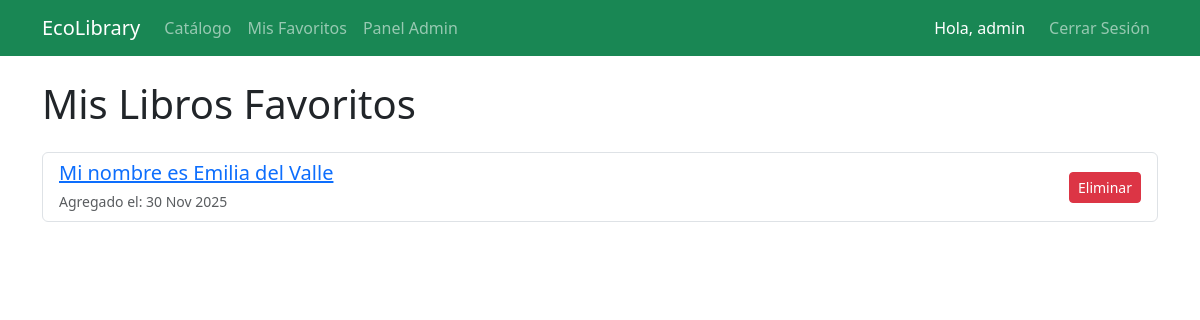
The app's page /favoritos/ (signed in) with its own data.
### core/models.py (models this page shows, shortened)
class Favorito(models.Model):
    usuario = models.ForeignKey(User, on_delete=models.CASCADE)
    libro = models.ForeignKey(Libro, on_delete=models.CASCADE)
    fecha_agregado = models.DateTimeField(auto_now_add=True)
    class Meta:
        unique_together = ('usuario', 'libro')
        verbose_name = "Favorito"
        verbose_name_plural = "Favoritos"

class Libro(models.Model):
    titulo = models.CharField(max_length=200)
    autor = models.CharField(max_length=100)
    descripcion = models.TextField(verbose_name="Descripción breve")
    categoria = models.CharField(max_length=100)
    anio_publicacion = models.PositiveIntegerField(verbose_name="Año de publicación")
    imagen = models.ImageField(upload_to='covers/', blank=True, null=True, verbose_name="Portada del Libro")

### core/views.py (the view)
# urls.py: path('favoritos/', views.FavoritoListView.as_view(), name='lista_favoritos'),
@method_decorator(login_required, name='dispatch')
class FavoritoListView(ListView):
    model = Favorito
    template_name = 'core/lista_favoritos.html'
    context_object_name = 'favoritos'
    def get_queryset(self):
        return Favorito.objects.filter(usuario=self.request.user).select_related('libro')

### core/templates/core/lista_favoritos.html (shortened to what this page needs)
{% extends "core/base.html" %}
{% block content %}
<h1 class="mb-4">Mis Libros Favoritos</h1>
<div class="list-group">
    {% for favorito in favoritos %}
    <div class="list-group-item list-group-item-action d-flex justify-content-between align-items-center">
        <div>
            <h5 class="mb-1">
                <a href="{% url 'detalle_libro' pk=favorito.libro.pk %}">{{ favorito.libro.titulo }}</a>
            </h5>
            <small class="text-muted">Agregado el: {{ favorito.fecha_agregado|date:"d M Y" }}</small>
        </div>
        <a href="{% url 'eliminar_favorito' pk=favorito.pk %}" class="btn btn-danger btn-sm">
            Eliminar
        </a>
    </div>
    {% empty %}
    <div class="alert alert-info">
        Aún no has marcado ningún libro como favorito. ¡Explora el <a href="{% url 'lista_libros' %}">catálogo</a>!
    </div>
    {% endfor %}
</div>
{% endblock %}

### core/templates/core/base.html (shortened to what this page needs)
<!DOCTYPE html>
<html lang="es">
<head>
    <link href="https://cdn.jsdelivr.net/npm/bootstrap@5.3.0/dist/css/bootstrap.min.css" rel="stylesheet">
</head>
<body>
    <nav class="navbar navbar-expand-lg navbar-dark bg-success">
        <div class="container">
            <a class="navbar-brand" href="{% url 'lista_libros' %}">EcoLibrary</a>
            <div class="collapse navbar-collapse" id="navbarNav">
                <ul class="navbar-nav me-auto">
                    <li class="nav-item">
                        <a class="nav-link" href="{% url 'lista_libros' %}">Catálogo</a>
                    </li>
                    {% if user.is_authenticated %}
                    <li class="nav-item">
                        <a class="nav-link" href="{% url 'lista_favoritos' %}">Mis Favoritos</a>
                    </li>
                    {% if user.is_staff %}
                    <li class="nav-item">
                        <a class="nav-link" href="{% url 'admin:index' %}">Panel Admin</a>
                    </li>
                    {% endif %}
                    {% endif %}
                </ul>
                <ul class="navbar-nav">
                    {% if user.is_authenticated %}
                    <li class="nav-item">
                        <span class="nav-link text-white">Hola, {{ user.username }}</span>
                    </li>
                    <li class="nav-item">
                        <form method="post" action="{% url 'logout' %}" class="d-inline">
                            <button type="submit" class="nav-link btn btn-outline-light ms-2">
                                Cerrar Sesión
                            </button>
                        </form>
                    </li>
                    {% endif %}
                </ul>
            </div>
        </div>
    </nav>
    <div class="container mt-4">
        {% block content %}
        {% endblock %}
    </div>
</body>
</html>

### records on screen
Favorito: libro.titulo "Mi nombre es Emilia del Valle", fecha_agregado "30 Nov 2025"

### other values on screen
{{ user.username }} "admin"
